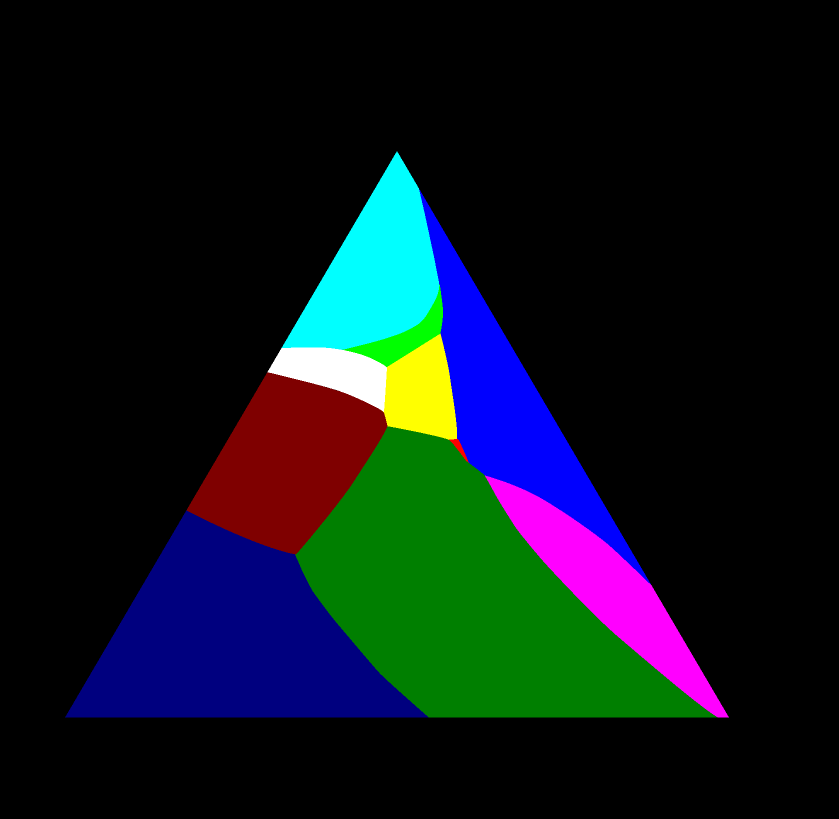
#> input picture PD_examples/SiO2-Al2O3-MgO_labeled.png, 1677 x 1638 px (shown at 1/2 size)
$ jupyter execute --allow-errors PDC_sampler_version0.ipynb   (shell and % lines are left out)   (older library calls are emulated)
#> lines starting #> are read from the running program, lines starting #| are printed output that depends on the picture
[cell 1]
import numpy as np
import copy as cp
import os.path
import matplotlib.pyplot as plt
import sys
import pickle
import scipy.misc as scm
import seaborn as sns
import matplotlib.cm as cm


from scipy import stats
import sklearn
from sklearn import datasets
from sklearn.semi_supervised import label_propagation
from sklearn.metrics import classification_report, confusion_matrix
from sklearn.preprocessing import StandardScaler
from sklearn import svm
from sklearn.metrics import accuracy_score, f1_score
from sklearn.metrics import precision_recall_fscore_support

from PIL import Image
from pylab import *

[cell 2]
system = 'SiO2-Al2O3-MgO'
field_size = []  #
LP_algorithm = 'LP'
US_strategy = 'LC'
initial_random = 9
total_trials = 400#250 #400
total_episodes = 1
is_output_img = True
use_cross_selection = True
fig_title = "Sampling by LP+LC for SiO$_2$-Al$_2$O$_3$-MgO"


img = Image.open('PD_examples/SiO2-Al2O3-MgO_labeled.png')
#> img is the input picture: PIL image 1677x1638 RGBA; mean R, G, B, A 12.8, 21.9, 28.2, 255
phase_class = 10


rgb = img.convert('RGB')
img_array = np.asarray(rgb)/255.


xlabel = ' '
ylabel = ' '

[cell 3]
field_range = [[140, 305], [1453, 1425]]
field_size = [field_range[1][0] - field_range[0][0], field_range[1][1] - field_range[0][1]]
axis_range = [[0, 10000], [0, 17321]] #x_axis, y_axis


def drange(begin, end, step):
    n = begin
    while n+step < end:
        yield n
        n += step

[cell 4]
#grid point list


temp_range = [0, 10000, round(10000./40)]
prs_range = [0, 17321, round(17321./40)]

if system == 'SiO2-Al2O3-MgO':
    grid_list = []
    grid_list_list = [[], [], [], [], [], [], [], [], [], []]
    sgn=1
    for y in range(prs_range[0], prs_range[1], prs_range[2]):
        for x in range(temp_range[0], temp_range[1], temp_range[2]):
            shift = 0 if sgn==1 else 0.5*temp_range[2]
            x=round(x+shift)
            yf = round(field_range[1][1] - ((float(y) - prs_range[0])/(prs_range[1] - prs_range[0]))*field_size[1])
            xf = round(field_range[0][0] + ((float(x)- temp_range[0])/(temp_range[1] - temp_range[0]))*field_size[0])

            rgb = img_array[yf][xf]
            if np.linalg.norm(rgb - np.array([0,0,0]))<0.1:
                continue
            elif np.linalg.norm(rgb - np.array([1,0,0]))<0.1:
                grid_list.append([y, x, 0])
                grid_list_list[0].append([y,x])
            elif np.linalg.norm(rgb - np.array([0,1,0]))<0.1:
                grid_list.append([y, x, 1])
                grid_list_list[1].append([y,x])
            elif np.linalg.norm(rgb - np.array([0,0,1]))<0.1:
                grid_list.append([y, x, 2])
                grid_list_list[2].append([y,x])
            elif np.linalg.norm(rgb - np.array([0,1,1]))<0.1:
                grid_list.append([y, x, 3])
                grid_list_list[3].append([y,x])
            elif np.linalg.norm(rgb - np.array([1,0,1]))<0.1:
                grid_list.append([y, x, 4])
                grid_list_list[4].append([y,x])
            elif np.linalg.norm(rgb - np.array([1,1,0]))<0.1:
                grid_list.append([y, x, 5])
                grid_list_list[5].append([y,x])
            elif np.linalg.norm(rgb - np.array([1,1,1]))<0.1:
                grid_list.append([y, x, 6])
                grid_list_list[6].append([y,x])
            elif np.linalg.norm(rgb - np.array([0.5, 0, 0]))<0.1:
                grid_list.append([y, x, 7])
                grid_list_list[7].append([y,x])
            elif np.linalg.norm(rgb - np.array([0, 0.5, 0]))<0.1:
                grid_list.append([y, x, 8])
                grid_list_list[8].append([y,x])
            elif np.linalg.norm(rgb - np.array([0, 0, 0.5]))<0.1:
                grid_list.append([y, x, 9])
                grid_list_list[9].append([y,x])

        sgn = sgn*(-1)
#> after the loop, grid_list = 820 items, first 6: [0, 0, 9], [0, 250, 9], [0, 500, 9], [0, 750, 9], [0, 1000, 9], [0, 1250, 9]; sgn = -1

    grid_list = np.array(grid_list)
#> grid_list = 820 rows, first 8: [0, 0, 9], [0, 250, 9], [0, 500, 9], [0, 750, 9], [0, 1000, 9], [0, 1250, 9], [0, 1500, 9], [0, 1750, 9]

[cell 5]
#Standardization

ss = StandardScaler()
ss.fit(grid_list[:,0:2])
grid_list_std = ss.transform(grid_list[:,0:2])
#> grid_list_std = 820 pairs, first value -1.36 to 2.73, second value -2.36 to 2.36

[cell 6]
color_list = [cm.rainbow(float(i)/(phase_class-1)) for i in range(phase_class)]

for i in range(phase_class):
    plt.scatter(np.array(grid_list_list[i])[:,1],np.array(grid_list_list[i])[:,0], s=2, color = color_list[i])
if system == 'H2O_detail':
    plt.xlim(-60,30)
    plt.ylim(0,1000)
elif system == 'H2O':
    plt.xlim(-273,374)
    plt.ylim(0,80)
plt.grid()
plt.savefig('grid_label.png', dpi=300)
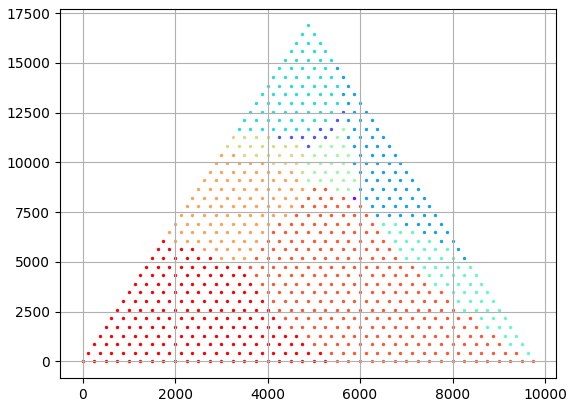
#> figure drawn by matplotlib, 1 panel
plt.show()
